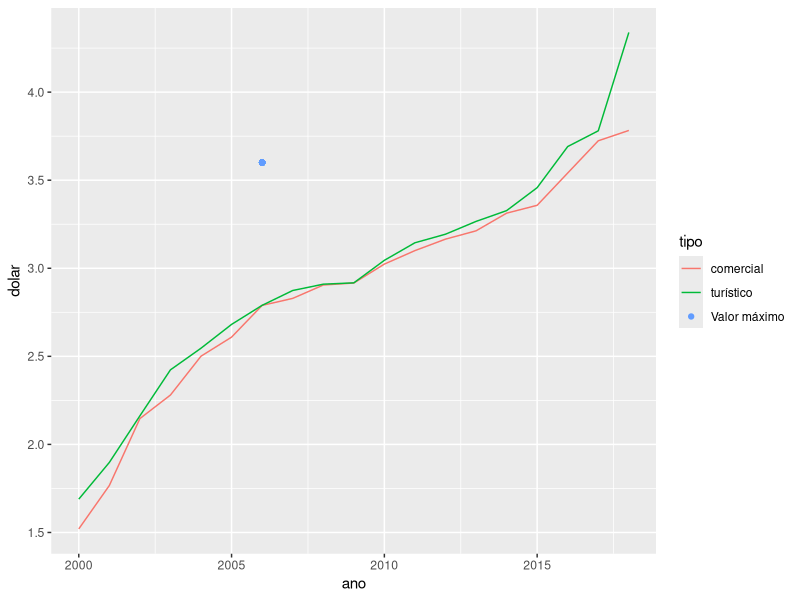
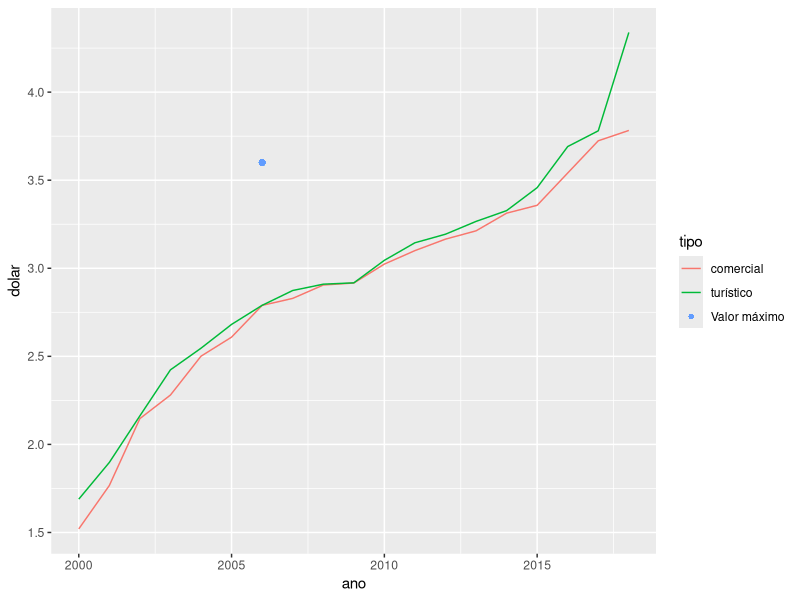

These charts were generated, in order, by the following R code:
## ---- chunk 1

df <-
  data.frame(ano = rep(2000:2018, each=2),
             dolar = sort(rnorm(1:38, 3, .6)),
             tipo = c("comercial", "turístico"))

str(df)
## ---- chunk 2
#| fig-cap: 'Plot com a legenda incorreta'
library(ggplot2)
p1 <- ggplot(df) +
  geom_line(aes(x = ano, y = dolar, colour = tipo)) +
  geom_point(aes(x = 2006, y = 3.6, colour = "Valor máximo"))

p1
## ---- chunk 3
p1 +
  guides(color = guide_legend(
    override.aes = list(pch=c(NA, NA, 16), linetype=c(1,1,0))
))
